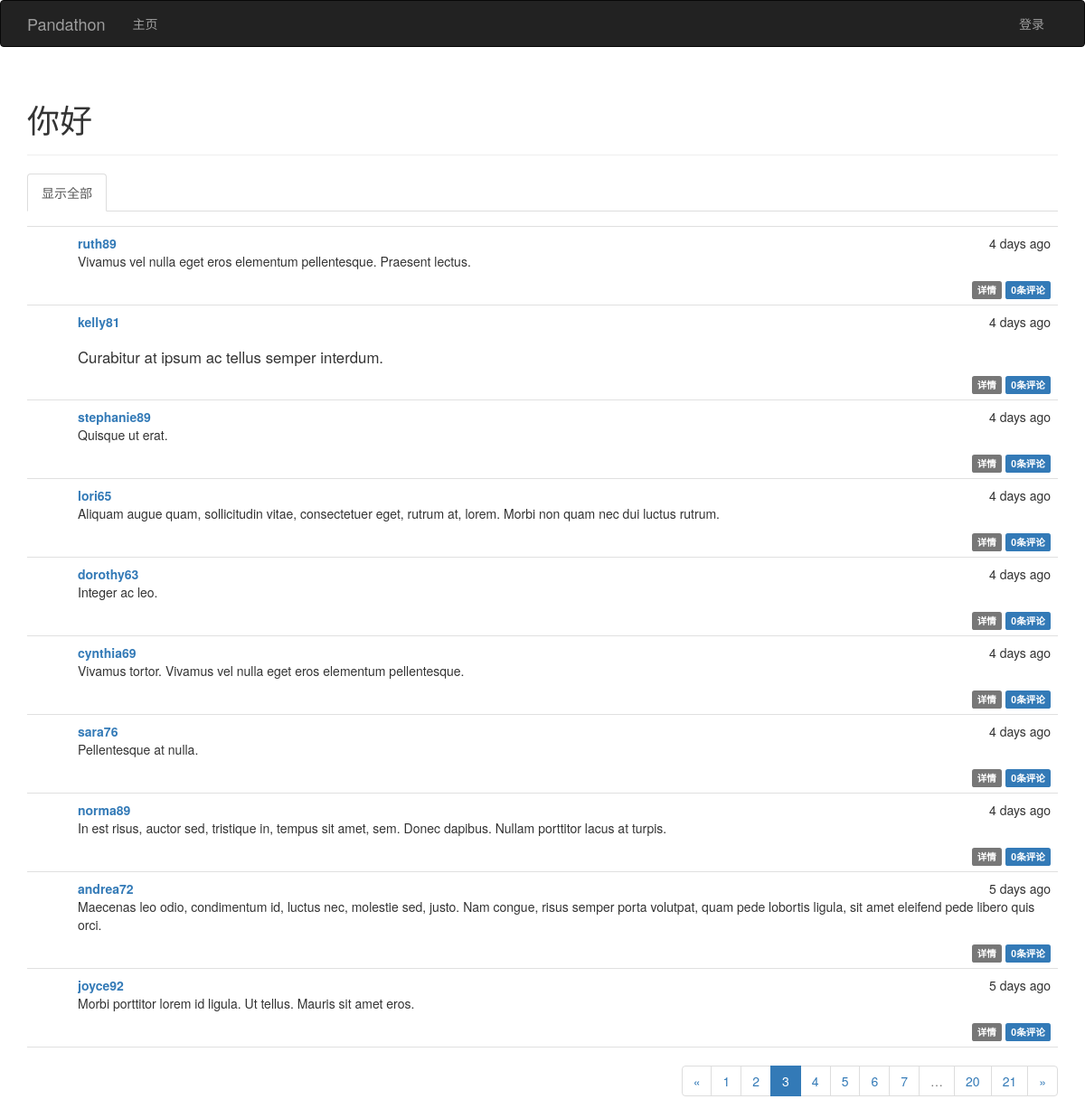
/?page=3, run on the app's committed database.
### app/models.py (models this page shows, shortened)
class Post(db.Model):
    __tablename__ = 'posts'
    id = db.Column(db.Integer, primary_key=True)
    body = db.Column(db.Text)
    body_html = db.Column(db.Text)
    timestamp = db.Column(db.DateTime, index=True, default=datetime.now())
    author_id = db.Column(db.Integer, db.ForeignKey('users.id'))
    comments = db.relationship('Comment', backref='post', lazy='dynamic')

class User(UserMixin, db.Model):
    __tablename__ = 'users'
    id = db.Column(db.Integer, primary_key=True)
    email = db.Column(db.String(64), unique=True, index=True)
    username = db.Column(db.String(64), unique=True, index=True)
    role_id = db.Column(db.Integer, db.ForeignKey('roles.id'))
    password_hash = db.Column(db.String(128))
    confirmed = db.Column(db.Boolean, default=True)
    name = db.Column(db.String(64))
    location = db.Column(db.String(64))
    about_me = db.Column(db.Text())
    member_since = db.Column(db.DateTime(), default=datetime.now())
    last_seen = db.Column(db.DateTime(), default=datetime.now())
    posts = db.relationship('Post', backref='author', lazy='dynamic')
    followed = db.relationship('Follow', foreign_keys=[Follow.follower_id],
                               backref=db.backref('follower', lazy='joined'),
                               lazy='dynamic', cascade='all, delete-orphan')
    followers = db.relationship('Follow', foreign_keys=[Follow.followed_id],
                                backref=db.backref('followed', lazy='joined'),
                                lazy='dynamic', cascade='all, delete-orphan')
    comments = db.relationship('Comment', backref='author', lazy='dynamic')
    @property
    def password(self):
        raise AttributeError('password is not a readable attribute')

### app/main/views.py (the view)
@main.route('/', methods=['GET', 'POST'])
def index():
    form = PostForm()
    if current_user.can(Permission.WRITE_ARTICLES) and \
            form.validate_on_submit():
        post = Post(body=form.body.data,
                    author=current_user._get_current_object())
        db.session.add(post)
        return redirect(url_for('.index'))
    page = request.args.get('page', 1, type=int)
    show_followed = False
    if current_user.is_authenticated():
        show_followed = bool(request.cookies.get('show_followed', ''))
    if show_followed:
        query = current_user.followed_posts
    else:
        query = Post.query
    pagination = query.order_by(Post.timestamp.desc()).paginate(
        page, per_page=current_app.config['PANDATHON_POSTS_PER_PAGE'],
        error_out=False)
    posts = pagination.items
    return render_template('index.html', form=form, posts=posts,
                           show_followed=show_followed, pagination=pagination)

### app/auth/views.py (called while the page is built)
@auth.before_app_request
def before_request():
    if current_user.is_authenticated():
        current_user.ping()
        if not current_user.confirmed \
                and request.endpoint[:5] != 'auth.':
            return redirect(url_for('auth.unconfirmed'))

### app/main/__init__.py (called while the page is built)
@main.app_context_processor
def inject_permissions():
    return dict(Permission=Permission)

### app/models.py (called while the page is built)
    def can(self, permissions):
        return False

    def is_administrator(self):
        return False

### app/templates/index.html (shortened to what this page needs)
{% extends "base.html" %}
{% import "bootstrap/wtf.html" as wtf %}
{% import "_macros.html" as macros %}
{% block page_content %}
<div class="page-header">
    <h1>你好{% if current_user.is_authenticated() %}，{{ current_user.username }}{% endif %}</h1>
</div>
<div class="post-tabs">
    <ul class="nav nav-tabs">
        <li{% if not show_followed %} class="active"{% endif %}><a href="{{ url_for('.show_all') }}">显示全部</a></li>
    </ul>
</div>
{% include '_posts.html' %}
{% if pagination %}
<div class="pagination">
    {{ macros.pagination_widget(pagination, '.index') }}
</div>
{% endif %}
{% endblock %}

### app/templates/_posts.html (shortened to what this page needs)
<ul class="posts">
    {% for post in posts %}
    <li class="post">
        <div class="post-content">
            <div class="post-date">{{ moment(post.timestamp, True).fromNow() }}</div>
            <div class="post-author"><a href="{{ url_for('.user', username=post.author.username) }}">{{ post.author.username }}</a></div>
            <div class="post-body">
            {% if post.body_html %}
                {{ post.body_html | safe }}
            {% else %}
                {{ post.body }}
            {% endif %}
            </div>
            <div class="post-footer">
                <a href="{{ url_for('.post', id=post.id) }}">
                    <span class="label label-default">详情</span>
                </a>
                <a href="{{ url_for('.post', id=post.id) }}#comments">
                    <span class="label label-primary">{{ post.comments.count() }}条评论</span>
                </a>
            </div>
        </div>
    </li>
    {% endfor %}
</ul>

### app/static/styles.css (style rules this page uses)
div.post-tabs { margin-top: 16px; }
ul.posts { list-style-type: none; padding: 0px; margin: 16px 0px 0px 0px; border-top: 1px solid #e0e0e0; }
ul.posts li.post { padding: 8px; border-bottom: 1px solid #e0e0e0; }
div.post-date { float: right; }
div.post-author { font-weight: bold; }
div.post-content { margin-left: 48px; min-height: 48px; }
div.post-footer { text-align: right; }
div.pagination { width: 100%; text-align: right; padding: 0px; margin: 0px; }
.post-body h3 { font-size: 120%; }

### data on the page
Post: timestamp "4 days ago", author.username "ruth89", body_html "Vivamus vel nulla eget eros elementum pellentesque. Praesent lectus.", comments.count "0"
Post: timestamp "4 days ago", author.username "kelly81", body_html "Curabitur at ipsum ac tellus semper interdum.", comments.count "0"
Post: timestamp "4 days ago", author.username "stephanie89", body_html "Quisque ut erat.", comments.count "0"
Post: timestamp "4 days ago", author.username "lori65", body_html "Aliquam augue quam, sollicitudin vitae, consectetuer eget, rutrum at, lorem. Morbi non quam nec dui luctus rutrum.", comments.count "0"
Post: timestamp "4 days ago", author.username "dorothy63", body_html "Integer ac leo.", comments.count "0"
Post: timestamp "4 days ago", author.username "cynthia69", body_html "Vivamus tortor. Vivamus vel nulla eget eros elementum pellentesque.", comments.count "0"
Post: timestamp "4 days ago", author.username "sara76", body_html "Pellentesque at nulla.", comments.count "0"
Post: timestamp "4 days ago", author.username "norma89", body_html "In est risus, auctor sed, tristique in, tempus sit amet, sem. Donec dapibus. Nullam porttitor lacus at turpis.", comments.count "0"
Post: timestamp "5 days ago", author.username "andrea72", body_html "Maecenas leo odio, condimentum id, luctus nec, molestie sed, justo. Nam congue, risus semper porta volutpat, quam pede lobortis ligula, sit amet eleifend pede libero quis orci.", comments.count "0"
Post: timestamp "5 days ago", author.username "joyce92", body_html "Morbi porttitor lorem id ligula. Ut tellus. Mauris sit amet eros.", comments.count "0"

### other printed values
{{ p }} "1" "2" "4" "5" "6" "7" "20" "21"
{{ p }} "3"
